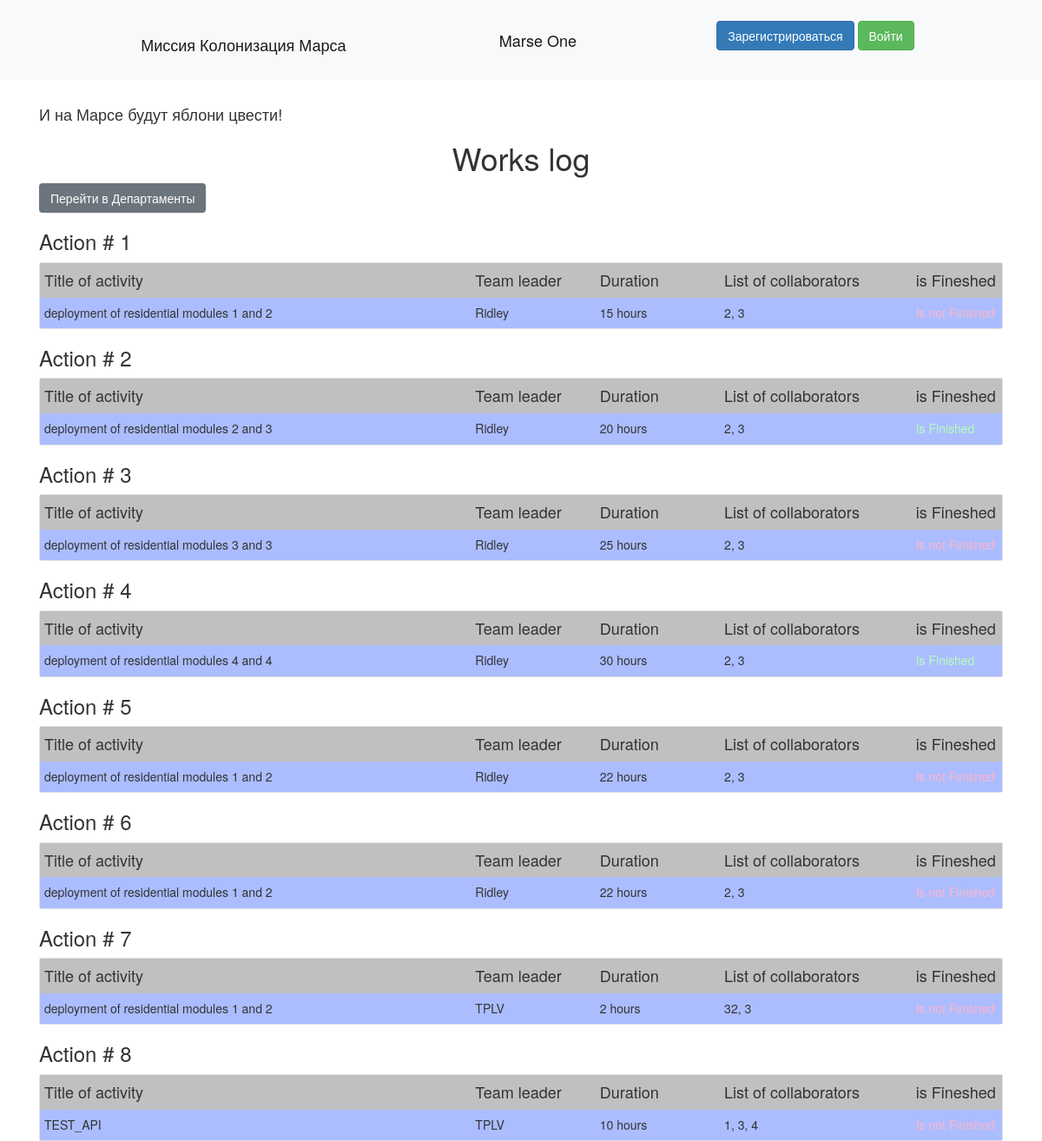
Before: / with the older database file.
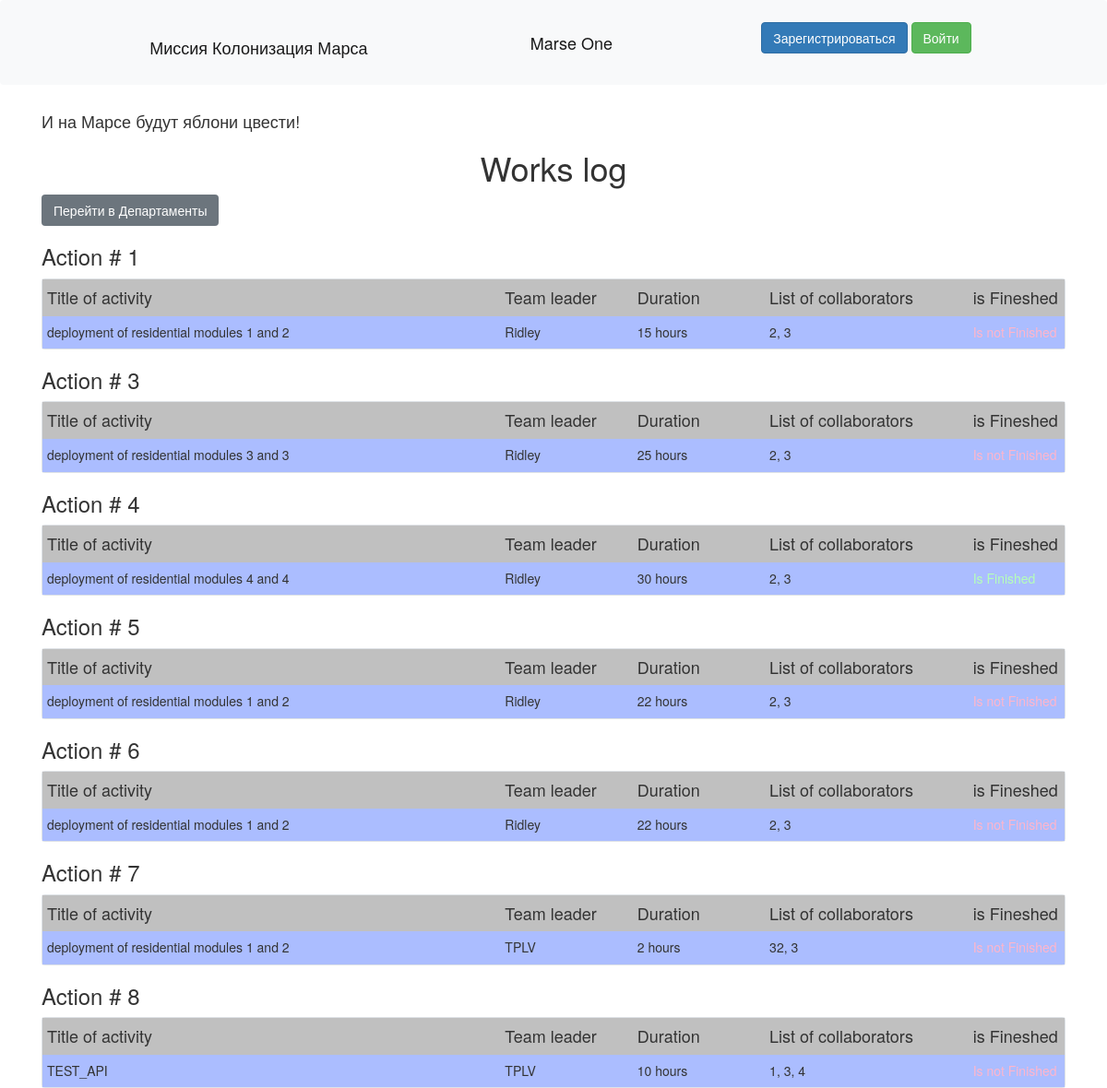
After: the same page with the newer database file.
### data/jobs.py (models this page shows)
class Jobs(SqlAlchemyBase, SerializerMixin):
    __tablename__ = 'jobs'
    id = sqlalchemy.Column(sqlalchemy.Integer, primary_key=True, autoincrement=True)
    team_leader = sqlalchemy.Column(sqlalchemy.Integer, sqlalchemy.ForeignKey("users.id"))
    job = sqlalchemy.Column(sqlalchemy.String)
    work_size = sqlalchemy.Column(sqlalchemy.Integer)
    collaborators = sqlalchemy.Column(sqlalchemy.String)
    start_date = sqlalchemy.Column(sqlalchemy.String, default=datetime.datetime.now)
    end_date = sqlalchemy.Column(sqlalchemy.String, default=None)
    is_finished = sqlalchemy.Column(sqlalchemy.Boolean, default=False)
    user = orm.relationship('User', backref='posts')

### data/users.py (models this page shows, shortened)
class User(SqlAlchemyBase, UserMixin):
    __tablename__ = 'users'
    id = sqlalchemy.Column(sqlalchemy.Integer, primary_key=True, autoincrement=True)
    surname = sqlalchemy.Column(sqlalchemy.String)
    name = sqlalchemy.Column(sqlalchemy.String)
    age = sqlalchemy.Column(sqlalchemy.Integer)
    position = sqlalchemy.Column(sqlalchemy.String)
    speciality = sqlalchemy.Column(sqlalchemy.String)
    address = sqlalchemy.Column(sqlalchemy.String)
    email = sqlalchemy.Column(sqlalchemy.String, unique=True)
    hashed_password = sqlalchemy.Column(sqlalchemy.String, nullable=True)
    modified_date = sqlalchemy.Column(sqlalchemy.DateTime, default=datetime.datetime.now)

### server.py (the view)
@app.route("/")
def index():
    db_sess = db_session.create_session()
    jobs = db_sess.query(Jobs).all()
    return render_template("index.html", jobs=jobs)

### data/db_session.py (called while the page is built)
def create_session() -> Session:
    global __factory
    return __factory()

### templates/index.html (shortened to what this page needs)
{% extends "base.html" %}
{% block content %}
<h1 style="text-align: center;">Works log</h1>
<a href="departments" class="btn btn-secondary">Перейти в Департаменты</a>
{% for item in jobs%}
<h3>Action # {{item.id}}</h3>
<div class="col-md6 border rounded">
    <div class="top">
        <h4 style="min-width: 45%;">Title of activity</h4>
        <h4 style="min-width: 13%;">Team leader</h4>
        <h4 style="min-width: 13%;">Duration</h4>
        <h4 style="min-width: 20%;">List of collaborators</h4>
        <h4 style="min-width: 13%;">is Fineshed</h4>
    </div>
    <div class="content">
        <h5 style="min-width: 45%;">{{ item.job }}</h5>
        <h5 style="min-width: 13%;">{{ item.user.name }}</h5>
        <h5 style="min-width: 13%;">{{ item.work_size }} hours</h5>
        <h5 style="min-width: 20%;">{{ item.collaborators }}</h5>
        {% if item.is_finished == 0 %}
            <h5 style="min-width: 13%; color: #ffb5cb">Is not Finished</h5>
        {% else %}
            <h5 style="min-width: 13%; color: #b5ffb8">Is Finished</h5>
        {% endif %}
    </div>
</div>
{% endfor %}
{% endblock %}

### templates/base.html (shortened to what this page needs)
<!doctype html>
<html lang="en">
<head>
    <link rel="stylesheet"
          href="https://stackpath.bootstrapcdn.com/bootstrap/4.4.1/css/bootstrap.min.css"
>
    <link rel="stylesheet" href="{{url_for('static', filename='style.css')}}">
    <link rel="stylesheet" href="https://maxcdn.bootstrapcdn.com/bootstrap/3.4.1/css/bootstrap.min.css">
</head>
<body>
<header>
    <nav class="navbar navbar-light bg-light">
        <h1 class="navbar-brand"> Миссия Колонизация Марса</h1>
        <div class="navbar-brand"> Marse One</div>
        {% if current_user.is_authenticated %}
             <u><a class="navbar-brand" href="/logout">{{ current_user.name }}</a></u>
        {% else %}
            <p>
                <a class="btn btn-primary " href="/register">Зарегистрироваться</a>
                <a class="btn btn-success" href="/login">Войти</a>
            </p>
        {% endif %}
    </nav>
</header>
<main role="main" class="container">
    <h4>И на Марсе будут яблони цвести!</h4>
    {% block content %}{% endblock %}
</main>
</body>
</html>

### static/style.css (style rules this page uses)
.top { background-color: Silver; display: flex; flex-direction: row; padding-left: 5px; }
.content { background-color: #abbdff; display: flex; flex-direction: row; padding-left: 5px; }

Changed rows visible on the page:
removed Jobs: id "2", job "deployment of residential modules 2 and 3", user.name "Ridley", work_size "20", collaborators "2, 3", is_finished "Is Finished"
